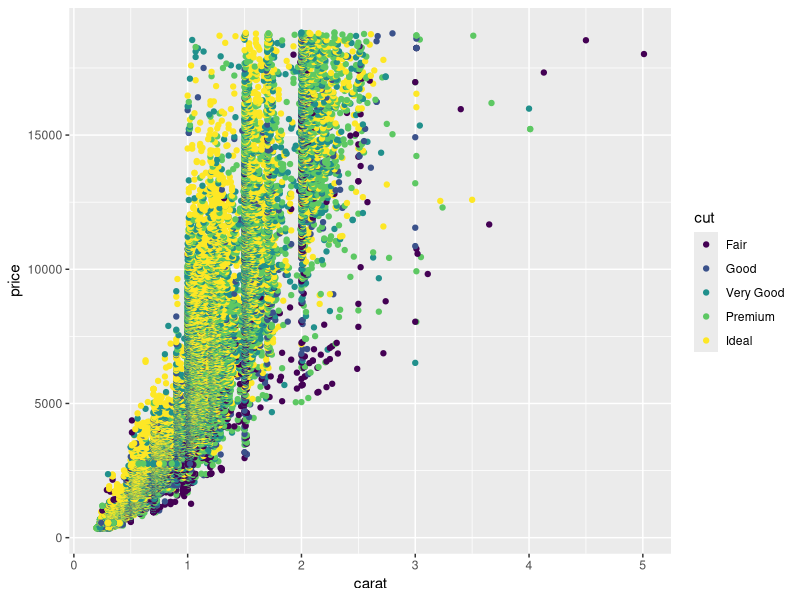
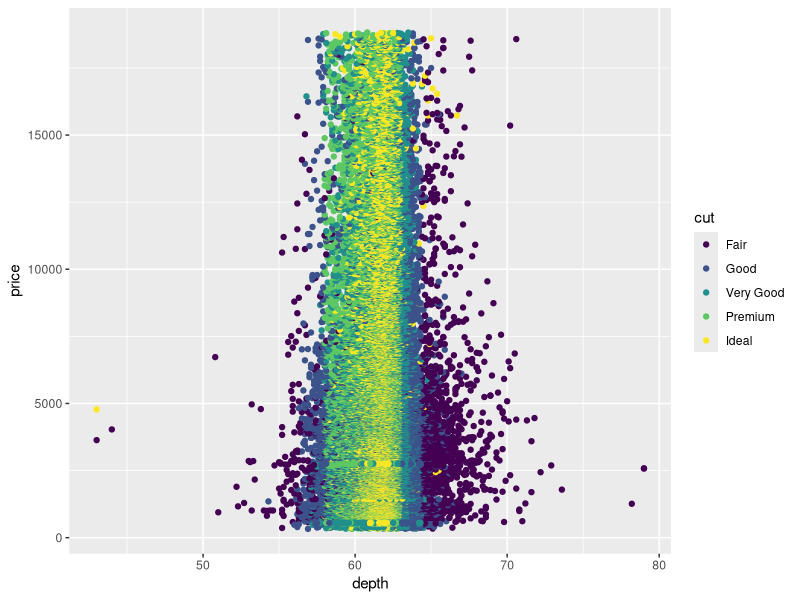
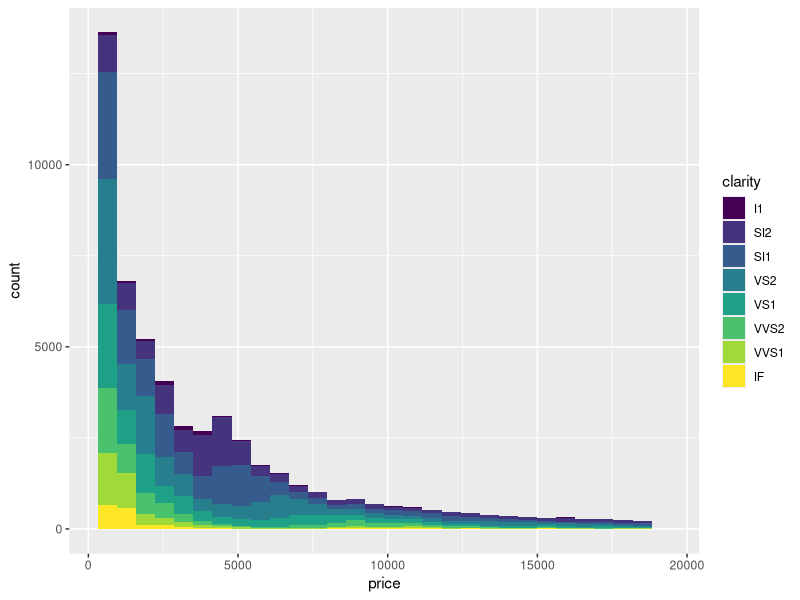
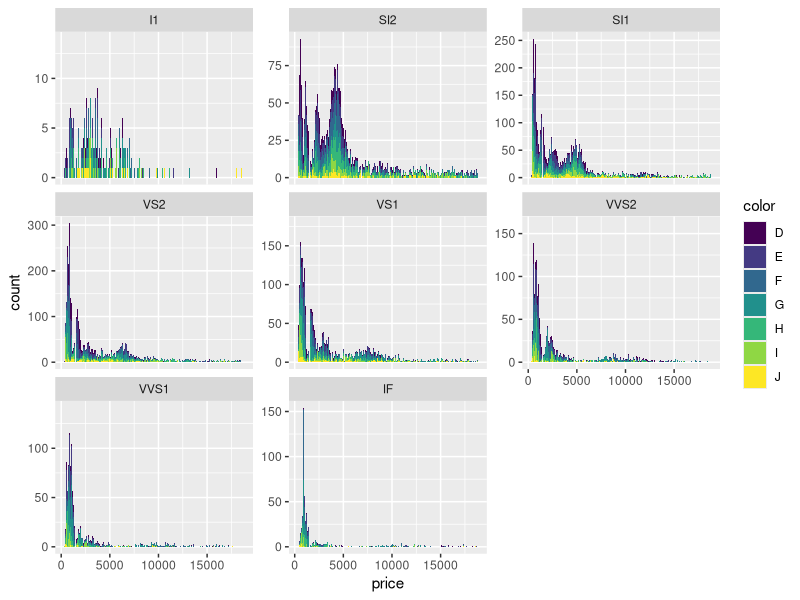
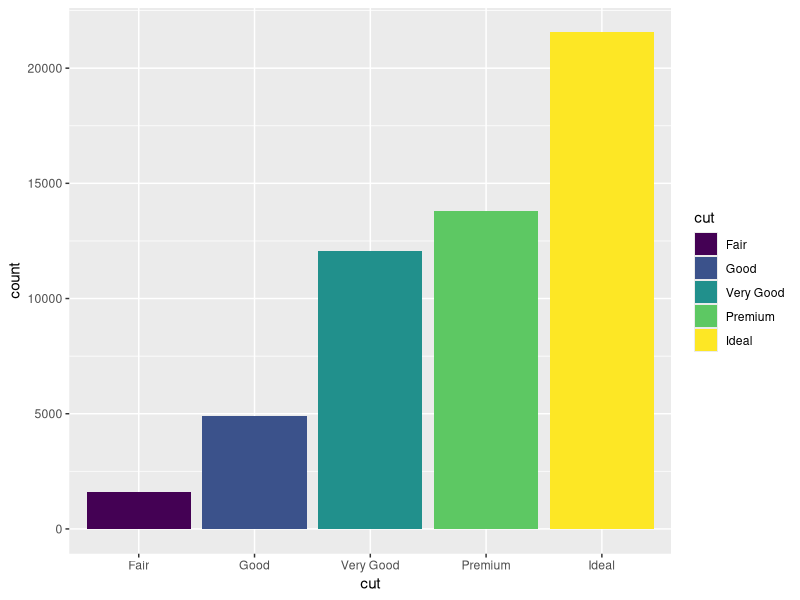
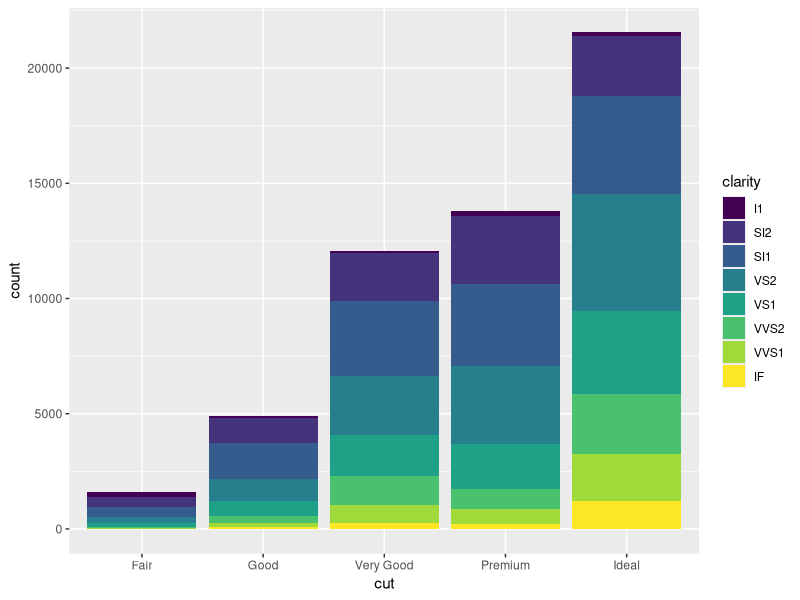

Reproduce these figures in R, in order.
## ---- chunk 1
install.packages("tidyverse")  # This package is common and used in data analysis.

## ---- chunk 2

library(tidyverse)
library(ggplot2)
# https://www.tidyverse.org/packages/

## ---- chunk 3
Diam = diamonds   # identify the dataset
## ---- chunk 4
# To view the structure of the "diamonds" dataset

str(Diam)
## ---- chunk 5
# To view the top rows of "diamonds" dataset.

head(Diam)

## ---- chunk 6
# To view column names from diamond dataset

colnames(Diam)

## ---- chunk 7
#EDA 

dim(Diam)

# To have a view of the dataset structure

glimpse(Diam) 

## ---- chunk 8

summary(Diam)

## ---- chunk 9

summarize(Diam, mean_carat = mean(carat))

## ---- chunk 10

ggplot(data = Diam, aes(x=carat, y = price, color = cut)) +
  geom_point()

## ---- chunk 11

ggplot(data = Diam, aes(x=depth, y = price, color = cut)) +
  geom_point()

## ---- chunk 12

ggplot(Diam, aes(price, fill = clarity)) +
  geom_histogram(bins = 30)
## ---- chunk 13

ggplot(Diam, aes(price, fill = color)) + 
  geom_histogram(binwidth = 30) + 
  facet_wrap(~ clarity, scale = "free_y")
## ---- chunk 14
ggplot(data=Diam)+
  geom_bar(mapping = aes(x=cut , fill=cut))
## ---- chunk 15
# we creat stacked bar charts showing different classes

ggplot(data = Diam)+geom_bar(mapping=aes(x=cut,fill=clarity))

